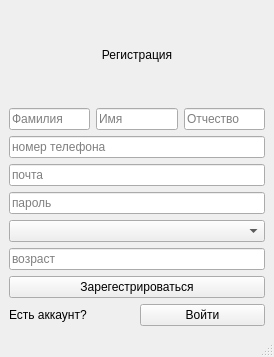
<?xml version="1.0" encoding="UTF-8"?>
<ui version="4.0">
 <class>MainWindow</class>
 <widget class="QMainWindow" name="MainWindow">
  <property name="geometry">
   <rect>
    <x>0</x>
    <y>0</y>
    <width>274</width>
    <height>357</height>
   </rect>
  </property>
  <property name="windowTitle">
   <string>MainWindow</string>
  </property>
  <widget class="QWidget" name="centralwidget">
   <layout class="QVBoxLayout" name="verticalLayout">
    <item>
     <widget class="QLabel" name="label">
      <property name="text">
       <string>&lt;html&gt;&lt;head/&gt;&lt;body&gt;&lt;p align=&quot;center&quot;&gt;Регистрация&lt;/p&gt;&lt;/body&gt;&lt;/html&gt;</string>
      </property>
     </widget>
    </item>
    <item>
     <layout class="QHBoxLayout" name="horizontalLayout">
      <item>
       <widget class="QLineEdit" name="lineEdit">
        <property name="text">
         <string/>
        </property>
        <property name="placeholderText">
         <string>Фамилия</string>
        </property>
       </widget>
      </item>
      <item>
       <widget class="QLineEdit" name="lineEdit_2">
        <property name="placeholderText">
         <string>Имя</string>
        </property>
       </widget>
      </item>
      <item>
       <widget class="QLineEdit" name="lineEdit_3">
        <property name="placeholderText">
         <string>Отчество</string>
        </property>
       </widget>
      </item>
     </layout>
    </item>
    <item>
     <widget class="QLineEdit" name="lineEdit_4">
      <property name="placeholderText">
       <string>номер телефона</string>
      </property>
     </widget>
    </item>
    <item>
     <widget class="QLineEdit" name="lineEdit_5">
      <property name="placeholderText">
       <string>почта</string>
      </property>
     </widget>
    </item>
    <item>
     <widget class="QLineEdit" name="lineEdit_6">
      <property name="placeholderText">
       <string>пароль</string>
      </property>
     </widget>
    </item>
    <item>
     <widget class="QComboBox" name="comboBox"/>
    </item>
    <item>
     <widget class="QLineEdit" name="lineEdit_7">
      <property name="placeholderText">
       <string>возраст</string>
      </property>
     </widget>
    </item>
    <item>
     <widget class="QPushButton" name="pushButton">
      <property name="text">
       <string>Зарегестрироваться</string>
      </property>
     </widget>
    </item>
    <item>
     <layout class="QHBoxLayout" name="horizontalLayout_2">
      <item>
       <widget class="QLabel" name="label_2">
        <property name="text">
         <string>Есть аккаунт?</string>
        </property>
       </widget>
      </item>
      <item>
       <widget class="QPushButton" name="pushButton_2">
        <property name="text">
         <string>Войти</string>
        </property>
       </widget>
      </item>
     </layout>
    </item>
   </layout>
  </widget>
  <widget class="QMenuBar" name="menubar">
   <property name="geometry">
    <rect>
     <x>0</x>
     <y>0</y>
     <width>274</width>
     <height>21</height>
    </rect>
   </property>
  </widget>
  <widget class="QStatusBar" name="statusbar"/>
 </widget>
 <resources/>
 <connections/>
</ui>
